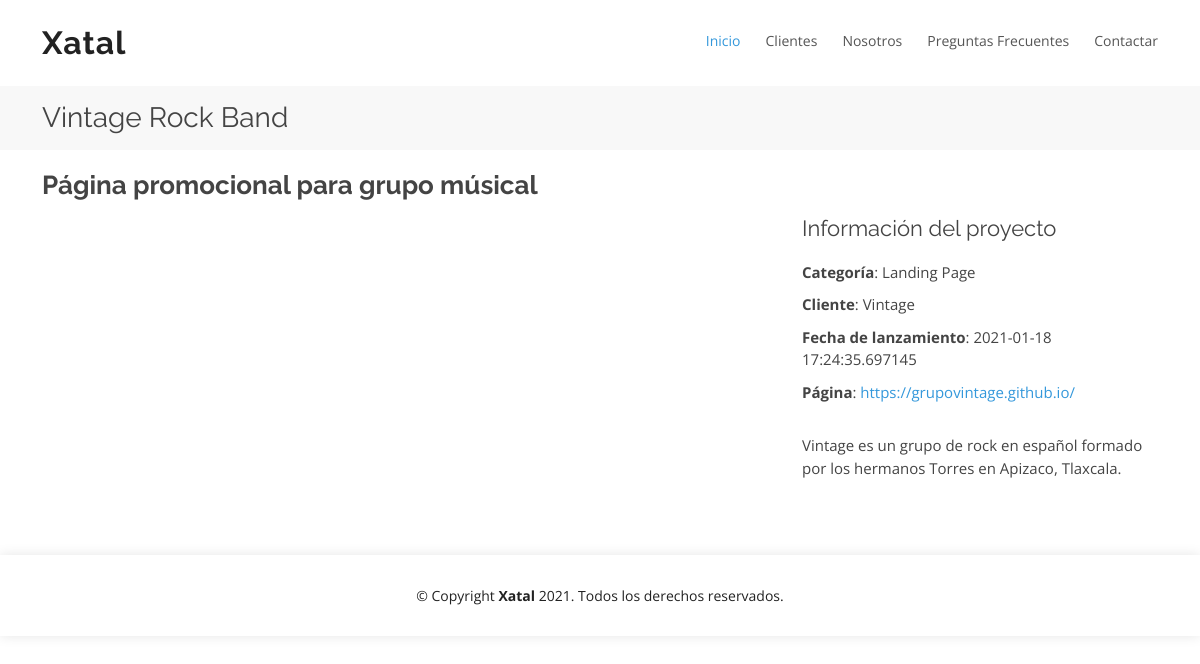
Page /proyecto/1 on the committed database.
### app/models.py (models this page shows)
class Project(db.Model):
    id = db.Column(db.Integer, primary_key=True)
    title = db.Column(db.String(100), nullable=False)
    description = db.Column(db.String(120), nullable=False)
    url = db.Column(db.String(400), nullable=True)
    image = db.Column(db.String(400), nullable=False)
    category = db.Column(db.String(100), nullable=False)
    client = db.Column(db.String(100), nullable=False)
    date = db.Column(db.DateTime, nullable=False, default=datetime.utcnow)
    text = db.Column(db.Text, nullable=False)

### app/routes/main.py (the view)
@main.route('/proyecto/<int:project_id>')
def project_detail(project_id):
    project = Project.query.filter_by(id=project_id).first()
    return render_template('project-detail.html', project=project)

### app/templates/project-detail.html (shortened to what this page needs)
<!DOCTYPE html>
<html lang="en">
<head>
  <link href="{{url_for('static', filename='assets/vendor/bootstrap/css/bootstrap.min.css')}}" rel="stylesheet">
  <link href="{{url_for('static', filename='assets/vendor/icofont/icofont.min.css')}}" rel="stylesheet">
  <link href="{{url_for('static', filename='assets/vendor/remixicon/remixicon.css')}}" rel="stylesheet">
  <link href="{{url_for('static', filename='assets/vendor/boxicons/css/boxicons.min.css')}}" rel="stylesheet">
  <link href="{{url_for('static', filename='assets/vendor/owl.carousel/assets/owl.carousel.min.css')}}" rel="stylesheet">
  <link href="{{url_for('static', filename='assets/vendor/venobox/venobox.css')}}" rel="stylesheet">
  <link href="{{url_for('static', filename='assets/vendor/aos/aos.css')}}" rel="stylesheet">
 <link href="{{url_for('static', filename='assets/css/style.css')}}" rel="stylesheet">
</head>
<body>
  <header id="header" class="fixed-top d-flex align-items-center">
    <div class="container d-flex align-items-center">
      <div class="logo me-auto">
        <h1 class="text-light"><a href="/"><span>Xatal</span></a></h1>
      </div>
      <nav class="nav-menu d-none d-lg-block">
        <ul>
          <li class="active"><a href="/">Inicio</a></li>
          <li><a href="/#testimonials">Clientes</a></li>
          <li><a href="/#about">Nosotros</a></li>
          <li><a href="/#faq">Preguntas Frecuentes</a></li>
          <li><a href="/#contact">Contactar</a></li>
        </ul>
      </nav>
    </div>
  </header>
  <main id="main">
    <section id="breadcrumbs" class="breadcrumbs">
      <div class="container">
        <div class="d-flex justify-content-between align-items-center">
          <h2>{{project.title}}</h2>
        </div>
      </div>
    </section>
    <section id="portfolio-details" class="portfolio-details">
      <div class="container">
        <div class="row">
          <div class="col-lg-8">
            <h2 class="portfolio-title">{{project.description}}</h2>
          </div>
          <div class="col-lg-4 portfolio-info">
            <h3>Información del proyecto</h3>
            <ul>
              <li><strong>Categoría</strong>: {{project.category}}</li>
              <li><strong>Cliente</strong>: {{project.client}}</li>
              <li><strong>Fecha de lanzamiento</strong>: {{project.date}}</li>
              <li><strong>Página</strong>: <a href="{{project.url}}">{{project.url}}</a></li>
            </ul>
            <p>
              {{project.text}}
            </p>
          </div>
        </div>
      </div>
    </section>
  </main>
   <footer id="footer">
    <div class="container">
      <div class="row d-flex align-items-center">
        <div class="col text-lg-left text-center">
          <div class="copyright">
            &copy; Copyright <strong>Xatal</strong> 2021. Todos los derechos reservados.
          </div>
        </div>
      </div>
    </div>
  </footer>
</body>
</html>

### app/static/assets/css/style.css (style rules this page uses)
body { font-family: "Open Sans", sans-serif; color: #444444; }
a { color: #3498db; text-decoration: none; }
h1, h2, h3, h4, h5, h6 { font-family: "Raleway", sans-serif; }
@media (prefers-reduced-motion: no-preference) { :root { scroll-behavior: auto; } }
#header { z-index: 997; transition: all 0.5s; padding: 22px 0; }
#header .logo h1 { font-size: 32px; margin: 0; padding: 0; line-height: 1; font-weight: 700; letter-spacing: 1px; }
#header .logo h1 a, #header .logo h1 a:hover { color: #222222; text-decoration: none; }
.nav-menu, .nav-menu * { margin: 0; padding: 0; list-style: none; }
.nav-menu > ul > li { position: relative; white-space: nowrap; float: left; }
.nav-menu a { display: block; position: relative; color: #555555; padding: 8px 0 12px 25px; transition: 0.3s; font-size: 14px; font-family: "Open Sans", sans-serif; }
.nav-menu a:hover, .nav-menu .active > a, .nav-menu li:hover > a { color: #3498db; text-decoration: none; }
section { padding: 60px 0; overflow: hidden; }
.breadcrumbs { padding: 15px 0; background: #f8f8f8; min-height: 40px; margin-top: 86px; }
.breadcrumbs h2 { font-size: 28px; font-weight: 400; margin: 0; }
.portfolio-details { padding-top: 20px; }
.portfolio-details .portfolio-title { font-size: 26px; font-weight: 700; margin-bottom: 20px; }
.portfolio-details .portfolio-info { padding-top: 45px; }
.portfolio-details .portfolio-info h3 { font-size: 22px; font-weight: 400; margin-bottom: 20px; }
.portfolio-details .portfolio-info ul { list-style: none; padding: 0; font-size: 15px; }
.portfolio-details .portfolio-info ul li + li { margin-top: 10px; }
.portfolio-details .portfolio-info p { font-size: 15px; padding: 15px 0 0 0; }
#footer { background: #fff; box-shadow: 0px 0px 12px 0px rgba(0, 0, 0, 0.1); padding: 30px 0; color: #222222; font-size: 14px; }

### rows in the picture
Project: title "Vintage Rock Band", description "Página promocional para grupo músical", category "Landing Page", client "Vintage", date "2021-01-18 17:24:35.697145", url "https://grupovintage.github.io/", text "Vintage es un grupo de rock en español formado por los hermanos Torres en Apizaco, Tlaxcala."
